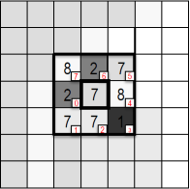
#> input picture tp_4/images/Imagen1.png, 190 x 189 px
$ jupyter execute local_binary_pattern.ipynb
#> lines starting #> are read from the running program, lines starting #| are printed output that depends on the picture
[cell 1]
import cv2 as cv
import numpy as np
from matplotlib import pyplot as plt

LBP: Local Binary Pattern. Descriptor basado en textura -> Invariante a cambios de intensidad, de contraste, invariante a desplazamientos

Dado un pixel se recorre la vecindad y se compara con el pixel central. Se escribe 1 o 0 según sea mayor o menor que el central

Con esto se obtiene un número en base 2 y con este número en base 10 se escribe el pixel central

[cell 2]
def get_pixel(img, center, x, y):
    value = 0
    try:
        # Si el vecino es mayor o igual al pixel central, se devuelve 1
        if img[x][y] >= center:
            value = 1

    except:
        # Si estamos en un borde omitimos
        pass

    return value

8 vecinos

[cell 3]
def calculate_pixel(img, x, y):
    center = img[x][y]

    val_ar = []

    # top_left
    val_ar.append(get_pixel(img, center, x-1, y-1))
    # top
    val_ar.append(get_pixel(img, center, x-1, y))
    # top_right
    val_ar.append(get_pixel(img, center, x-1, y + 1))
    # right
    val_ar.append(get_pixel(img, center, x, y + 1))
    # bottom_right
    val_ar.append(get_pixel(img, center, x + 1, y + 1))
    # bottom
    val_ar.append(get_pixel(img, center, x + 1, y))
    # bottom_left
    val_ar.append(get_pixel(img, center, x + 1, y-1))
    # left
    val_ar.append(get_pixel(img, center, x, y-1))
    # Now, we need to convert binary
    # values to decimal
    power_val = [1, 2, 4, 8, 16, 32, 64, 128]

    val = 0
    for i in range(len(val_ar)):
        val += val_ar[i] * power_val[i]

    return val

[cell 4]
img_1 = cv.imread('images/Imagen1.png')
#> img_1 is the input picture: shape (189, 190, 3); mean B, G, R 202.3, 202.3, 202.7
img_2 = cv.imread('images/Imagen2.png')
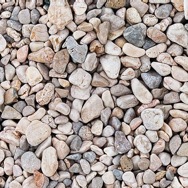
#> input picture tp_4/images/Imagen2.png, 188 x 188 px
#> img_2 is the input picture: shape (188, 188, 3); mean B, G, R 151.9, 157.3, 169.2
img_3 = cv.imread('images/Imagen3.png')
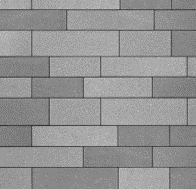
#> input picture tp_4/images/Imagen3.png, 196 x 189 px
#> img_3 is the input picture: shape (189, 196, 3); min 52, max 203, mean 147.4
img_4 = cv.imread('images/Imagen4.png')
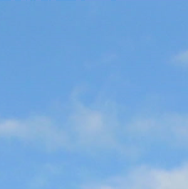
#> input picture tp_4/images/Imagen4.png, 188 x 189 px
#> img_4 is the input picture: shape (189, 188, 3); mean B, G, R 221.2, 169.4, 118.7
img_5 = cv.imread('images/Imagen5.png')
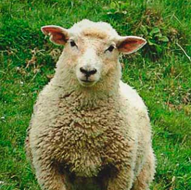
#> input picture tp_4/images/Imagen5.png, 191 x 190 px
#> img_5 is the input picture: shape (190, 191, 3); mean B, G, R 65, 123.7, 102.5

images = [img_1,img_2,img_3,img_4,img_5]
